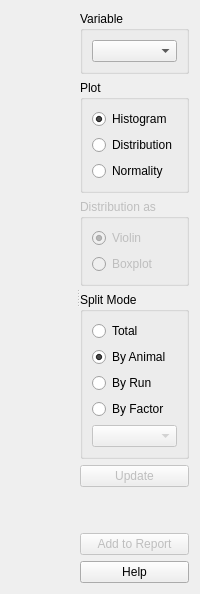
<?xml version="1.0" encoding="UTF-8"?>
<ui version="4.0">
 <author>Anton Rau</author>
 <class>ExplorationWidget</class>
 <widget class="QWidget" name="ExplorationWidget">
  <layout class="QVBoxLayout" name="verticalLayout">
   <item>
    <widget class="QSplitter" name="splitter">
     <property name="orientation">
      <enum>Qt::Horizontal</enum>
     </property>
     <widget class="MplCanvas" name="canvas" native="true">
      <property name="sizePolicy">
       <sizepolicy hsizetype="Preferred" vsizetype="Preferred">
        <horstretch>1</horstretch>
        <verstretch>0</verstretch>
       </sizepolicy>
      </property>
     </widget>
     <widget class="QWidget" name="widgetSettings" native="true">
      <layout class="QVBoxLayout" name="verticalLayout_2">
       <item>
        <widget class="QGroupBox" name="groupBoxVariable">
         <property name="title">
          <string>Variable</string>
         </property>
         <layout class="QVBoxLayout" name="verticalLayout_3">
          <item>
           <widget class="VariableSelector" name="variableSelector"/>
          </item>
         </layout>
        </widget>
       </item>
       <item>
        <widget class="QGroupBox" name="groupBoxPlot">
         <property name="title">
          <string>Plot</string>
         </property>
         <layout class="QVBoxLayout" name="verticalLayout_4">
          <item>
           <widget class="QRadioButton" name="radioButtonHistogram">
            <property name="text">
             <string>Histogram</string>
            </property>
            <property name="checked">
             <bool>true</bool>
            </property>
           </widget>
          </item>
          <item>
           <widget class="QRadioButton" name="radioButtonDistribution">
            <property name="text">
             <string>Distribution</string>
            </property>
           </widget>
          </item>
          <item>
           <widget class="QRadioButton" name="radioButtonNormality">
            <property name="text">
             <string>Normality</string>
            </property>
           </widget>
          </item>
         </layout>
        </widget>
       </item>
       <item>
        <widget class="QGroupBox" name="groupBoxDistribution">
         <property name="enabled">
          <bool>false</bool>
         </property>
         <property name="title">
          <string>Distribution as</string>
         </property>
         <layout class="QVBoxLayout" name="verticalLayout_6">
          <item>
           <widget class="QRadioButton" name="radioButtonViolin">
            <property name="text">
             <string>Violin</string>
            </property>
            <property name="checked">
             <bool>true</bool>
            </property>
           </widget>
          </item>
          <item>
           <widget class="QRadioButton" name="radioButtonBoxplot">
            <property name="text">
             <string>Boxplot</string>
            </property>
           </widget>
          </item>
         </layout>
        </widget>
       </item>
       <item>
        <widget class="QGroupBox" name="groupBoxSplitMode">
         <property name="title">
          <string>Split Mode</string>
         </property>
         <layout class="QVBoxLayout" name="verticalLayout_7">
          <item>
           <widget class="QRadioButton" name="radioButtonSplitTotal">
            <property name="text">
             <string>Total</string>
            </property>
           </widget>
          </item>
          <item>
           <widget class="QRadioButton" name="radioButtonSplitByAnimal">
            <property name="text">
             <string>By Animal</string>
            </property>
            <property name="checked">
             <bool>true</bool>
            </property>
           </widget>
          </item>
          <item>
           <widget class="QRadioButton" name="radioButtonSplitByRun">
            <property name="text">
             <string>By Run</string>
            </property>
           </widget>
          </item>
          <item>
           <widget class="QRadioButton" name="radioButtonSplitByFactor">
            <property name="text">
             <string>By Factor</string>
            </property>
           </widget>
          </item>
          <item>
           <widget class="FactorSelector" name="factorSelector">
            <property name="enabled">
             <bool>false</bool>
            </property>
           </widget>
          </item>
         </layout>
        </widget>
       </item>
       <item>
        <widget class="QPushButton" name="pushButtonUpdate">
         <property name="enabled">
          <bool>false</bool>
         </property>
         <property name="text">
          <string>Update</string>
         </property>
        </widget>
       </item>
       <item>
        <spacer name="verticalSpacer">
         <property name="orientation">
          <enum>Qt::Vertical</enum>
         </property>
         <property name="sizeHint" stdset="0">
          <size>
           <width>20</width>
           <height>40</height>
          </size>
         </property>
        </spacer>
       </item>
       <item>
        <widget class="QPushButton" name="pushButtonAddReport">
         <property name="enabled">
          <bool>false</bool>
         </property>
         <property name="text">
          <string>Add to Report</string>
         </property>
        </widget>
       </item>
       <item>
        <widget class="QPushButton" name="pushButtonHelp">
         <property name="text">
          <string>Help</string>
         </property>
         <property name="icon">
          <iconset resource="../../../resources/resources.qrc">
           <normaloff>:/icons/icons8-help-16.png</normaloff>:/icons/icons8-help-16.png</iconset>
         </property>
        </widget>
       </item>
      </layout>
     </widget>
    </widget>
   </item>
  </layout>
 </widget>
 <customwidgets>
  <customwidget>
   <class>MplCanvas</class>
   <extends>QWidget</extends>
   <header>tse_analytics.views.misc.MplCanvas</header>
   <container>1</container>
  </customwidget>
  <customwidget>
   <class>VariableSelector</class>
   <extends>QComboBox</extends>
   <header>tse_analytics.views.misc.variable_selector</header>
  </customwidget>
  <customwidget>
   <class>FactorSelector</class>
   <extends>QComboBox</extends>
   <header>tse_analytics.views.misc.factor_selector</header>
  </customwidget>
 </customwidgets>
 <resources>
  <include location="../../../resources/resources.qrc"/>
 </resources>
 <connections/>
</ui>
